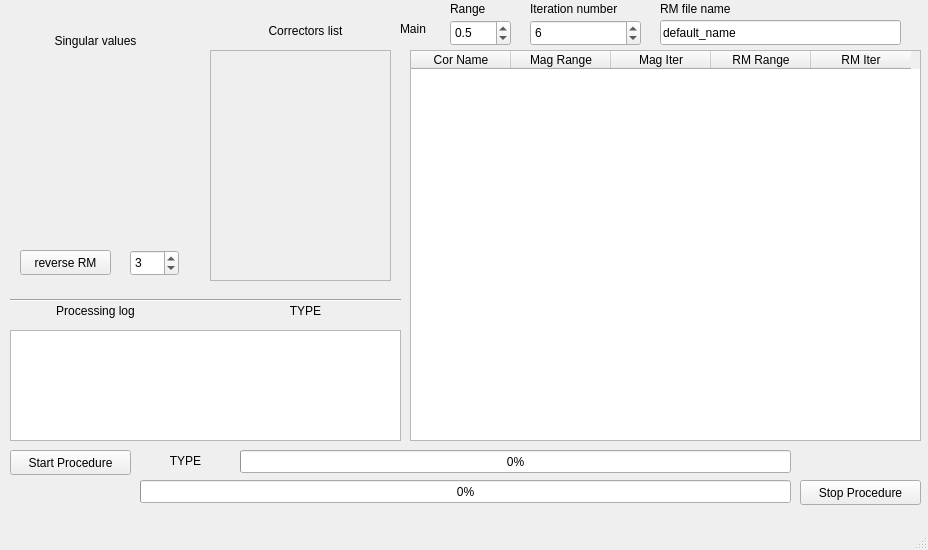
<?xml version="1.0" encoding="UTF-8"?>
<ui version="4.0">
 <class>MainWindow</class>
 <widget class="QMainWindow" name="MainWindow">
  <property name="geometry">
   <rect>
    <x>0</x>
    <y>0</y>
    <width>928</width>
    <height>550</height>
   </rect>
  </property>
  <property name="windowTitle">
   <string>MainWindow</string>
  </property>
  <widget class="QWidget" name="centralwidget">
   <widget class="QProgressBar" name="prg_bar">
    <property name="geometry">
     <rect>
      <x>140</x>
      <y>480</y>
      <width>651</width>
      <height>23</height>
     </rect>
    </property>
    <property name="value">
     <number>0</number>
    </property>
   </widget>
   <widget class="QLabel" name="label_2">
    <property name="geometry">
     <rect>
      <x>450</x>
      <y>0</y>
      <width>111</width>
      <height>17</height>
     </rect>
    </property>
    <property name="text">
     <string>Range</string>
    </property>
   </widget>
   <widget class="QLabel" name="label_3">
    <property name="geometry">
     <rect>
      <x>530</x>
      <y>0</y>
      <width>111</width>
      <height>17</height>
     </rect>
    </property>
    <property name="text">
     <string>Iteration number</string>
    </property>
   </widget>
   <widget class="QLabel" name="label_4">
    <property name="geometry">
     <rect>
      <x>400</x>
      <y>20</y>
      <width>41</width>
      <height>17</height>
     </rect>
    </property>
    <property name="text">
     <string>Main</string>
    </property>
   </widget>
   <widget class="QSpinBox" name="mag_iter_main">
    <property name="geometry">
     <rect>
      <x>530</x>
      <y>20</y>
      <width>111</width>
      <height>26</height>
     </rect>
    </property>
    <property name="maximum">
     <number>10</number>
    </property>
    <property name="singleStep">
     <number>1</number>
    </property>
    <property name="value">
     <number>6</number>
    </property>
   </widget>
   <widget class="QFrame" name="frame">
    <property name="geometry">
     <rect>
      <x>210</x>
      <y>50</y>
      <width>181</width>
      <height>231</height>
     </rect>
    </property>
    <property name="frameShape">
     <enum>QFrame::StyledPanel</enum>
    </property>
    <property name="frameShadow">
     <enum>QFrame::Raised</enum>
    </property>
   </widget>
   <widget class="QLabel" name="label_11">
    <property name="geometry">
     <rect>
      <x>220</x>
      <y>20</y>
      <width>171</width>
      <height>21</height>
     </rect>
    </property>
    <property name="text">
     <string>Correctors list</string>
    </property>
    <property name="alignment">
     <set>Qt::AlignCenter</set>
    </property>
   </widget>
   <widget class="QPushButton" name="btn_start_proc">
    <property name="geometry">
     <rect>
      <x>10</x>
      <y>450</y>
      <width>121</width>
      <height>25</height>
     </rect>
    </property>
    <property name="text">
     <string>Start Procedure</string>
    </property>
   </widget>
   <widget class="QPushButton" name="btn_stop_proc">
    <property name="geometry">
     <rect>
      <x>800</x>
      <y>480</y>
      <width>121</width>
      <height>25</height>
     </rect>
    </property>
    <property name="text">
     <string>Stop Procedure</string>
    </property>
   </widget>
   <widget class="QTextEdit" name="log_msg">
    <property name="geometry">
     <rect>
      <x>10</x>
      <y>330</y>
      <width>391</width>
      <height>111</height>
     </rect>
    </property>
   </widget>
   <widget class="Line" name="line_2">
    <property name="geometry">
     <rect>
      <x>10</x>
      <y>290</y>
      <width>391</width>
      <height>20</height>
     </rect>
    </property>
    <property name="orientation">
     <enum>Qt::Horizontal</enum>
    </property>
   </widget>
   <widget class="QLabel" name="label_12">
    <property name="geometry">
     <rect>
      <x>10</x>
      <y>300</y>
      <width>171</width>
      <height>21</height>
     </rect>
    </property>
    <property name="text">
     <string>Processing log</string>
    </property>
    <property name="alignment">
     <set>Qt::AlignCenter</set>
    </property>
   </widget>
   <widget class="QLabel" name="label_13">
    <property name="geometry">
     <rect>
      <x>660</x>
      <y>0</y>
      <width>111</width>
      <height>17</height>
     </rect>
    </property>
    <property name="text">
     <string>RM file name</string>
    </property>
   </widget>
   <widget class="QLineEdit" name="rm_name">
    <property name="geometry">
     <rect>
      <x>660</x>
      <y>20</y>
      <width>241</width>
      <height>25</height>
     </rect>
    </property>
    <property name="text">
     <string>default_name</string>
    </property>
   </widget>
   <widget class="QLabel" name="label_type">
    <property name="geometry">
     <rect>
      <x>220</x>
      <y>300</y>
      <width>171</width>
      <height>21</height>
     </rect>
    </property>
    <property name="text">
     <string>TYPE</string>
    </property>
    <property name="alignment">
     <set>Qt::AlignCenter</set>
    </property>
   </widget>
   <widget class="QDoubleSpinBox" name="mag_range_main">
    <property name="geometry">
     <rect>
      <x>450</x>
      <y>20</y>
      <width>61</width>
      <height>26</height>
     </rect>
    </property>
    <property name="decimals">
     <number>1</number>
    </property>
    <property name="maximum">
     <double>10.000000000000000</double>
    </property>
    <property name="singleStep">
     <double>0.100000000000000</double>
    </property>
    <property name="value">
     <double>0.500000000000000</double>
    </property>
   </widget>
   <widget class="QLabel" name="label_14">
    <property name="geometry">
     <rect>
      <x>10</x>
      <y>30</y>
      <width>171</width>
      <height>21</height>
     </rect>
    </property>
    <property name="text">
     <string>Singular values</string>
    </property>
    <property name="alignment">
     <set>Qt::AlignCenter</set>
    </property>
   </widget>
   <widget class="QWidget" name="sv_plot" native="true">
    <property name="geometry">
     <rect>
      <x>10</x>
      <y>60</y>
      <width>171</width>
      <height>181</height>
     </rect>
    </property>
   </widget>
   <widget class="QPushButton" name="btn_reverse_rm">
    <property name="geometry">
     <rect>
      <x>20</x>
      <y>250</y>
      <width>91</width>
      <height>25</height>
     </rect>
    </property>
    <property name="text">
     <string>reverse RM</string>
    </property>
   </widget>
   <widget class="QSpinBox" name="sv">
    <property name="geometry">
     <rect>
      <x>130</x>
      <y>250</y>
      <width>49</width>
      <height>26</height>
     </rect>
    </property>
    <property name="value">
     <number>3</number>
    </property>
   </widget>
   <widget class="QTableWidget" name="cor_set_table">
    <property name="geometry">
     <rect>
      <x>410</x>
      <y>50</y>
      <width>511</width>
      <height>391</height>
     </rect>
    </property>
    <column>
     <property name="text">
      <string>Cor Name</string>
     </property>
    </column>
    <column>
     <property name="text">
      <string>Mag Range</string>
     </property>
    </column>
    <column>
     <property name="text">
      <string>Mag Iter</string>
     </property>
    </column>
    <column>
     <property name="text">
      <string>RM Range</string>
     </property>
    </column>
    <column>
     <property name="text">
      <string>RM Iter</string>
     </property>
    </column>
   </widget>
   <widget class="QProgressBar" name="elem_prg_bar">
    <property name="geometry">
     <rect>
      <x>240</x>
      <y>450</y>
      <width>551</width>
      <height>23</height>
     </rect>
    </property>
    <property name="value">
     <number>0</number>
    </property>
   </widget>
   <widget class="QLabel" name="lbl_elem">
    <property name="geometry">
     <rect>
      <x>140</x>
      <y>450</y>
      <width>91</width>
      <height>21</height>
     </rect>
    </property>
    <property name="text">
     <string>TYPE</string>
    </property>
    <property name="alignment">
     <set>Qt::AlignCenter</set>
    </property>
   </widget>
  </widget>
  <widget class="QMenuBar" name="menubar">
   <property name="geometry">
    <rect>
     <x>0</x>
     <y>0</y>
     <width>928</width>
     <height>22</height>
    </rect>
   </property>
  </widget>
  <widget class="QStatusBar" name="statusbar"/>
 </widget>
 <resources/>
 <connections/>
</ui>
